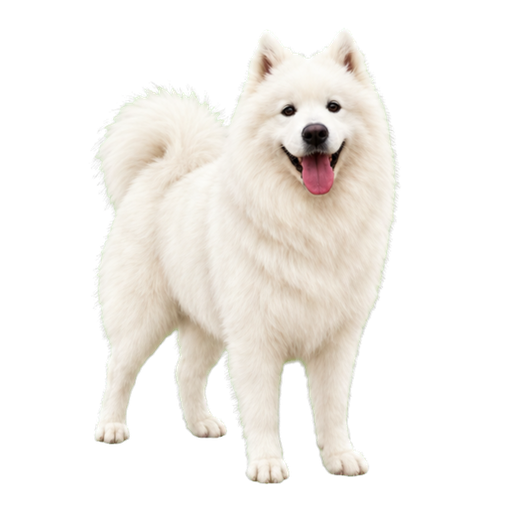
#> input picture assets/frames/adult/idle/0.png, 512 x 512 px, given in place of key-0.png, which was not available
$ python build_assets.py
#> lines starting #> are read from the running program, lines starting #| are printed output that depends on the picture; after the words box and inside, x2 and y2 are one past the last pixel; in counts of white or black regions, pixels touching at a corner belong together; pictures that were not available may be replaced by others from this repository, and a replacement may not be noted
#!/usr/bin/env python3
"""Build stable, shared Primbyul v1.5 animation assets.

The v1.4 keyframes remain the visual source of truth.  This builder:
* keeps a uniform scale inside each action,
* anchors stationary actions to the same paws/body point,
* centers large-motion actions without global zooming,
* gives every frame safe transparent padding, and
* exports individual 512 px PNGs shared by Windows and macOS.
"""

from __future__ import annotations

from io import BytesIO
from pathlib import Path
from typing import Iterable

import numpy as np
from PIL import Image


ROOT = Path(__file__).resolve().parents[1]
OUTPUT = ROOT / "assets" / "frames"
SOURCE = ROOT / "assets" / "source-keyframes"
ICONS = ROOT / "assets" / "icons"
APPEARANCES = ("adult", "puppy")
STATES = ("idle", "run", "wag", "play", "watch", "sit")
CELL = 512
SAFE_MARGIN = 28


def remove_far_artifacts(image: Image.Image) -> Image.Image:
    """Remove isolated matte flecks while preserving nearby fur wisps."""
    rgba = np.array(image, copy=True)
#> rgba is the input picture: shape (512, 512, 4); mean R, G, B, A 83.9, 80.6, 75.9, 90.9
    mask = rgba[:, :, 3] > 12
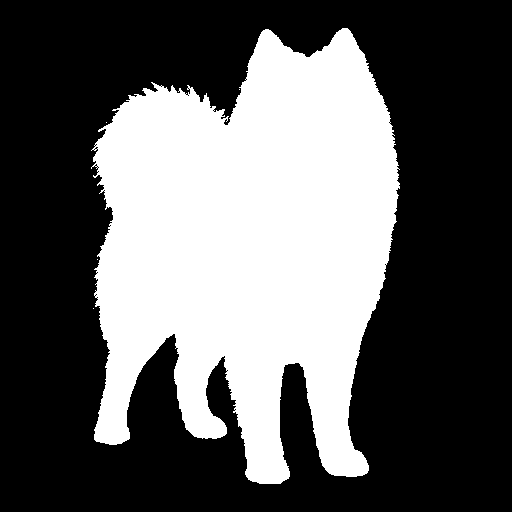
#> mask: shape (512, 512) bool; 36.9% white; 5 white regions (4 under 20 px), largest, box (x1, y1, x2, y2) and area: (91, 28, 400, 484) 96600
    height, width = mask.shape
#> height = 512; width = 512
    visited = np.zeros_like(mask, dtype=bool)
    components: list[list[tuple[int, int]]] = []
    for y in range(height):
        for x in range(width):
            if not mask[y, x] or visited[y, x]:
                continue
            component: list[tuple[int, int]] = []
            stack = [(x, y)]
            visited[y, x] = True
            while stack:
                px, py = stack.pop()
                component.append((px, py))
                for nx, ny in (
                    (px - 1, py), (px + 1, py),
                    (px, py - 1), (px, py + 1),
                ):
                    if (
                        0 <= nx < width and 0 <= ny < height
                        and mask[ny, nx] and not visited[ny, nx]
                    ):
                        visited[ny, nx] = True
                        stack.append((nx, ny))
            components.append(component)
#> after the loop, component = [(175, 348)]
    if not components:
        return image
    main = max(components, key=len)
    xs = [point[0] for point in main]
    ys = [point[1] for point in main]
    margin = 16
    safe = (
        max(0, min(xs) - margin),
        max(0, min(ys) - margin),
        min(width - 1, max(xs) + margin),
        min(height - 1, max(ys) + margin),
    )
#> safe = (76, 12, 415, 499)
    for component in components:
        if component is main:
            continue
        if all(
            not (safe[0] <= x <= safe[2] and safe[1] <= y <= safe[3])
            for x, y in component
        ):
            for x, y in component:
                rgba[y, x] = 0
    # Also clear the very low-alpha halo left around a removed fleck.  The
    # 16-pixel expansion keeps legitimate antialiased fur around the subject.
    rgba[:safe[1], :, :] = 0
    rgba[safe[3] + 1:, :, :] = 0
    rgba[:, :safe[0], :] = 0
    rgba[:, safe[2] + 1:, :] = 0
    return Image.fromarray(rgba, "RGBA")


# [14 lines left out: functions alpha_bbox, scaled_frame, not called in this run]


def opaque_points(image: Image.Image) -> tuple[np.ndarray, np.ndarray]:
    alpha = np.asarray(image.getchannel("A"))
    return np.nonzero(alpha > 32)


# [16 lines left out: functions standing_anchor, seated_anchor, not called in this run]


def centered_anchor(image: Image.Image) -> tuple[float, float]:
    left, top, right, bottom = alpha_bbox(image)
    return (left + right) / 2.0, (top + bottom) / 2.0


# [38 lines left out: functions feasible_target, place, save_png, not called in this run]


def source_frames(appearance: str, state: str) -> list[Image.Image]:
    directory = SOURCE / appearance / state
    return [
        remove_far_artifacts(
            Image.open(directory / f"key-{index}.png").convert("RGBA")
        )
        for index in range(4)
    ]
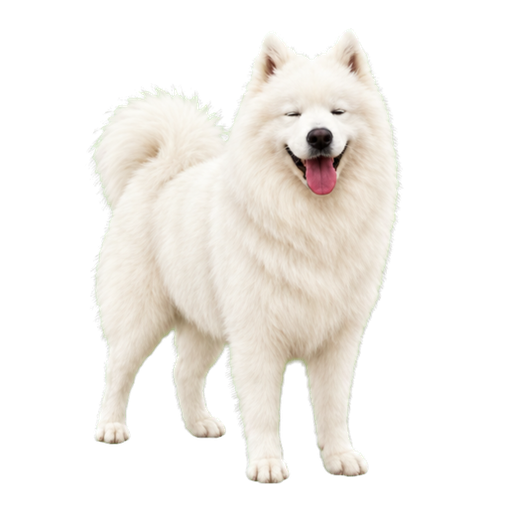
#> input picture assets/frames/adult/idle/1.png, 512 x 512 px, given in place of key-1.png, which was not available
#> in remove_far_artifacts, rgba is the input picture: shape (512, 512, 4); mean R, G, B, A 84.7, 81.4, 76.7, 91.6
#> in remove_far_artifacts (call 2), `mask = rgba[:, :, 3] > 12`:
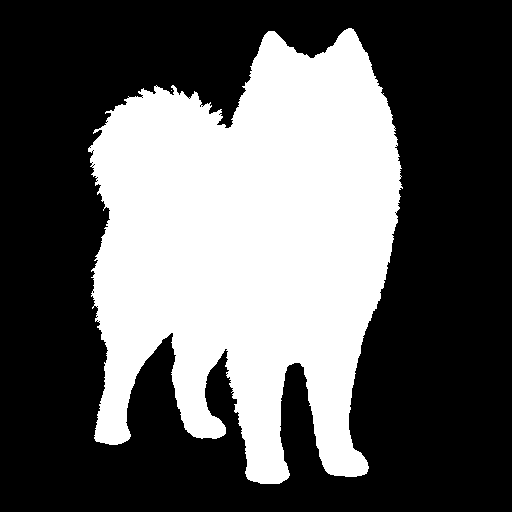
#> mask: shape (512, 512) bool; 37.1% white; 2 white regions (1 under 20 px), largest, box (x1, y1, x2, y2) and area: (88, 28, 403, 484) 97371


def build_state(appearance: str, state: str) -> None:
    originals = source_frames(appearance, state)
    bboxes = [alpha_bbox(image) for image in originals]
    max_width = max(right - left for left, _, right, _ in bboxes)
    max_height = max(bottom - top for _, top, _, bottom in bboxes)
    scale = min(1.0, (CELL - 2 * SAFE_MARGIN) / max(max_width, max_height))

    # Play frames touched a v1.4 cell boundary.  A little extra common scale
    # creates real padding without changing proportions between keyframes.
    if state == "play":
        scale = min(scale, 0.90)

    images = [scaled_frame(image, scale) for image in originals]
    if state in {"idle", "wag", "watch"}:
        anchors = [standing_anchor(image) for image in images]
        preferred = (CELL * 0.58, CELL - SAFE_MARGIN)
    elif state == "sit":
        anchors = [seated_anchor(image) for image in images]
        preferred = (CELL * 0.48, CELL - SAFE_MARGIN)
    else:
        anchors = [centered_anchor(image) for image in images]
        preferred = (CELL / 2, CELL / 2)

    target = feasible_target(images, anchors, preferred)
    destination = OUTPUT / appearance / state
    destination.mkdir(parents=True, exist_ok=True)
    for index, (image, anchor) in enumerate(zip(images, anchors)):
        frame = place(image, anchor, target)
        save_png(frame, destination / f"{index}.png")


# [48 lines left out: functions build_mirrored_run, build_icon, validate, not called in this run]


def main() -> None:
    for appearance in APPEARANCES:
        for state in STATES:
            build_state(appearance, state)
        build_mirrored_run(appearance)
    build_icon()
    validate()
    frame_count = len(list(OUTPUT.rglob("*.png")))
    print(f"Built {frame_count} animation frames")


if __name__ == "__main__":
#> (the run stopped early here; a loop or call above may not have finished)
